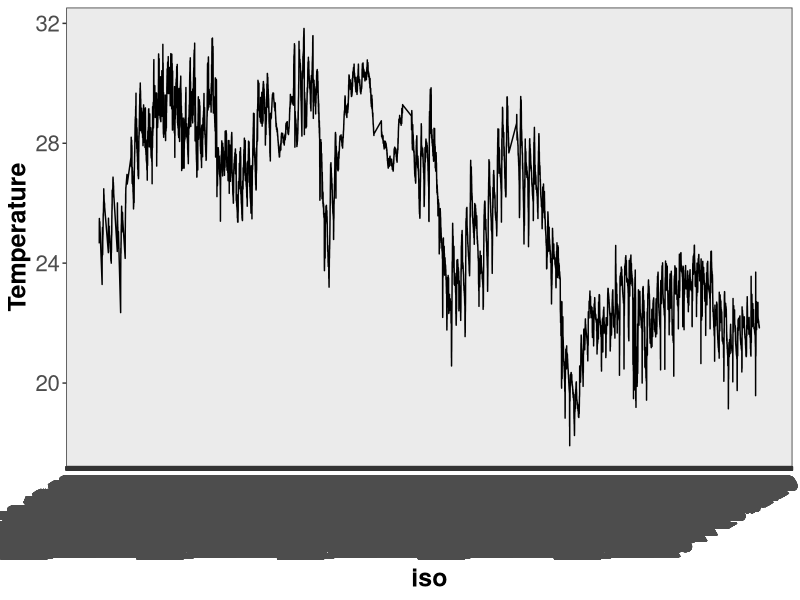

This figure's R source:
library(ggplot2)
library(scales)

dat_temp <- read.csv("meteo.csv", header = TRUE, sep=";")

dat_temp$iso <- paste(dat_temp$date, dat_temp$time, sep=" ") 

dat_temp$iso <- as.POSIXct(as.character(dat_temp$iso), format="%d/%m/%Y %H:%M", tz="UCT")

dat_temp

#dat_temp$date <- as.POSIXct(dat_temp$date)

ggplot(dat_temp, aes(iso, temp))+
  geom_line()+
  #scale_x_datetime(limits = lims_3(), labels=date_format("%d-%m"), breaks="2 day")
  scale_x_datetime(labels=date_format("%d-%m-%y %H:%M"), breaks="10 min")+
  ylab("Temperature")+
  theme_bw()+
  theme(axis.text = element_text(size = 16), 
        axis.text.x = element_text(angle = 30, hjust = 1), 
        axis.title = element_text(size = 18, face = "bold"), 
        legend.title = element_blank(), 
        legend.text = element_text(size = 16))
